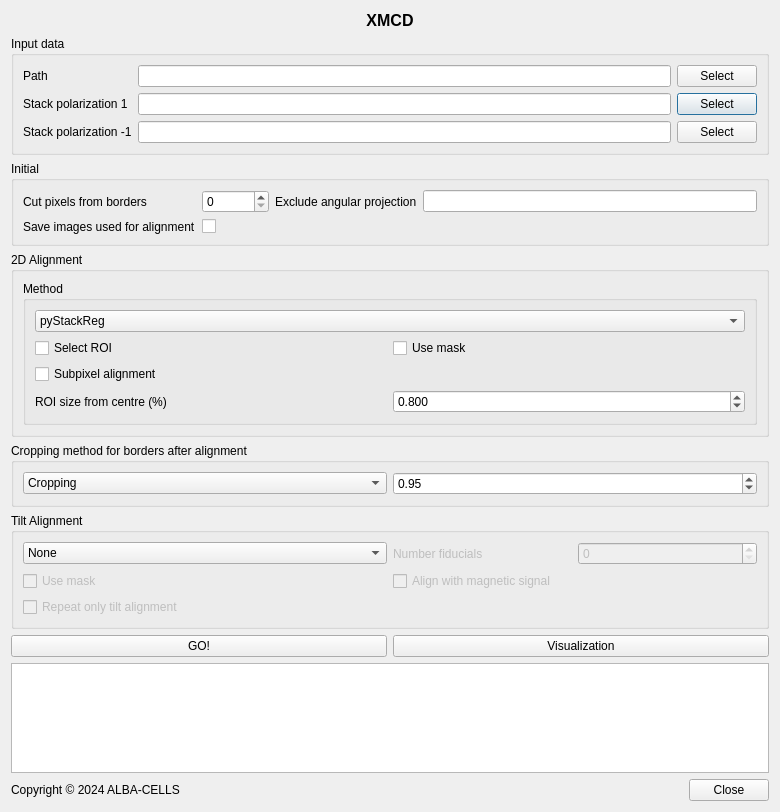
<?xml version="1.0" encoding="UTF-8"?>
<ui version="4.0">
 <class>magnetismXMCD</class>
 <widget class="QDialog" name="magnetismXMCD">
  <property name="geometry">
   <rect>
    <x>0</x>
    <y>0</y>
    <width>780</width>
    <height>812</height>
   </rect>
  </property>
  <property name="maximumSize">
   <size>
    <width>16777215</width>
    <height>16777215</height>
   </size>
  </property>
  <property name="windowTitle">
   <string>MARTApp</string>
  </property>
  <property name="windowIcon">
   <iconset>
    <normaloff>ALBA_positiu.png</normaloff>ALBA_positiu.png</iconset>
  </property>
  <layout class="QVBoxLayout" name="verticalLayout_5">
   <item>
    <layout class="QVBoxLayout" name="verticalLayout_2">
     <item>
      <widget class="QLabel" name="label_8">
       <property name="font">
        <font>
         <pointsize>12</pointsize>
         <weight>75</weight>
         <bold>true</bold>
        </font>
       </property>
       <property name="toolTip">
        <string>This pipeline computes the absorbtion and the signal of two given polarization stacks previously computed using the magnetism pipeline. It offers different 2D alignment and cropping methods, and (tilt) aligns using OpticalFlow.
[exclude angles] &gt;&gt; [crop] &gt;&gt; [create mask] &gt;&gt; 2D alignment polarizations &gt;&gt; crop &gt;&gt; compensation &gt;&gt; -ln(stacks) &gt;&gt; pos_stack +- neg_stack &gt;&gt; [tilt alignment]</string>
       </property>
       <property name="text">
        <string>XMCD</string>
       </property>
       <property name="alignment">
        <set>Qt::AlignCenter</set>
       </property>
      </widget>
     </item>
     <item>
      <widget class="QGroupBox" name="groupBox_7">
       <property name="title">
        <string>Input data</string>
       </property>
       <layout class="QGridLayout" name="gridLayout_8">
        <item row="0" column="0">
         <layout class="QGridLayout" name="gridLayout_9">
          <item row="2" column="0">
           <widget class="QLabel" name="label_9">
            <property name="toolTip">
             <string>Path of HDF5 file with the normalized stack for polarization -1.</string>
            </property>
            <property name="text">
             <string>Stack polarization -1</string>
            </property>
           </widget>
          </item>
          <item row="1" column="2">
           <widget class="QPushButton" name="selectStack1_pushButton">
            <property name="text">
             <string>Select</string>
            </property>
           </widget>
          </item>
          <item row="1" column="1">
           <widget class="QLineEdit" name="stack1_lineEdit"/>
          </item>
          <item row="0" column="0">
           <widget class="QLabel" name="label_10">
            <property name="toolTip">
             <string>Path of the data to save</string>
            </property>
            <property name="text">
             <string>Path</string>
            </property>
           </widget>
          </item>
          <item row="1" column="0">
           <widget class="QLabel" name="label_11">
            <property name="toolTip">
             <string>Path of HDF5 file with the normalized stack for polarization +1.</string>
            </property>
            <property name="text">
             <string>Stack polarization 1</string>
            </property>
           </widget>
          </item>
          <item row="0" column="2">
           <widget class="QPushButton" name="selectPath_pushButton">
            <property name="text">
             <string>Select</string>
            </property>
           </widget>
          </item>
          <item row="0" column="1">
           <widget class="QLineEdit" name="path_lineEdit"/>
          </item>
          <item row="2" column="1">
           <widget class="QLineEdit" name="stack2_lineEdit"/>
          </item>
          <item row="2" column="2">
           <widget class="QPushButton" name="selectStack2_pushButton">
            <property name="text">
             <string>Select</string>
            </property>
           </widget>
          </item>
         </layout>
        </item>
       </layout>
      </widget>
     </item>
     <item>
      <widget class="QGroupBox" name="groupBox_8">
       <property name="title">
        <string>Initial</string>
       </property>
       <layout class="QHBoxLayout" name="horizontalLayout_11">
        <item>
         <layout class="QGridLayout" name="gridLayout_3">
          <item row="0" column="0">
           <widget class="QLabel" name="label_12">
            <property name="toolTip">
             <string>Number of pixels to cut the image from every border.</string>
            </property>
            <property name="text">
             <string>Cut pixels from borders</string>
            </property>
           </widget>
          </item>
          <item row="0" column="1">
           <widget class="QSpinBox" name="pxCutFromBorders_spinBox">
            <property name="maximum">
             <number>99999999</number>
            </property>
           </widget>
          </item>
          <item row="0" column="2">
           <widget class="QLabel" name="label_13">
            <property name="toolTip">
             <string>List of samples images in the stack to be exlcuded. The number in the stack (not the angle) should be indicated.
Stacks starts in 0.</string>
            </property>
            <property name="text">
             <string>Exclude angular projection</string>
            </property>
           </widget>
          </item>
          <item row="0" column="3">
           <widget class="QLineEdit" name="excludeSample_lineEdit"/>
          </item>
          <item row="1" column="0">
           <widget class="QLabel" name="label_2">
            <property name="text">
             <string>Save images used for alignment</string>
            </property>
           </widget>
          </item>
          <item row="1" column="1">
           <widget class="QCheckBox" name="saveToAlign_checkBox">
            <property name="text">
             <string/>
            </property>
           </widget>
          </item>
         </layout>
        </item>
       </layout>
      </widget>
     </item>
     <item>
      <widget class="QGroupBox" name="groupBox_9">
       <property name="title">
        <string>2D Alignment</string>
       </property>
       <layout class="QGridLayout" name="gridLayout_10">
        <item row="1" column="0">
         <widget class="QGroupBox" name="groupBox_10">
          <property name="toolTip">
           <string>Method used for the 2D alignment between polarizations.</string>
          </property>
          <property name="title">
           <string>Method</string>
          </property>
          <layout class="QGridLayout" name="gridLayout_11">
           <item row="3" column="0">
            <layout class="QGridLayout" name="gridLayout_12">
             <item row="2" column="0">
              <widget class="QLabel" name="label_14">
               <property name="toolTip">
                <string>ROI size from the center (in percentage, e.g. 0.5 or 0.8) for the alignment methods crosscorr and corrcoeff</string>
               </property>
               <property name="text">
                <string>ROI size from centre (%)</string>
               </property>
              </widget>
             </item>
             <item row="0" column="0">
              <widget class="QCheckBox" name="roi2DAli_checkBox">
               <property name="toolTip">
                <string>If indicated, the alignment will be done with a ROI and the given shift will be used for the entire images.</string>
               </property>
               <property name="text">
                <string>Select ROI</string>
               </property>
              </widget>
             </item>
             <item row="0" column="1">
              <widget class="QCheckBox" name="mask2DAli_checkBox">
               <property name="toolTip">
                <string>If indicated, the 2D alignment between polarization (angle-angle) is going to be done using a mask (tanh of images) as intermediary.</string>
               </property>
               <property name="text">
                <string>Use mask</string>
               </property>
              </widget>
             </item>
             <item row="2" column="1">
              <widget class="QDoubleSpinBox" name="roiSize2DAli_doubleSpinBox">
               <property name="decimals">
                <number>3</number>
               </property>
               <property name="maximum">
                <double>1.000000000000000</double>
               </property>
               <property name="singleStep">
                <double>0.010000000000000</double>
               </property>
               <property name="value">
                <double>0.800000000000000</double>
               </property>
              </widget>
             </item>
             <item row="1" column="0">
              <widget class="QCheckBox" name="subpixelAli_checkBox">
               <property name="text">
                <string>Subpixel alignment</string>
               </property>
              </widget>
             </item>
            </layout>
           </item>
           <item row="0" column="0">
            <widget class="QComboBox" name="algorithm2DAli_comboBox">
             <property name="toolTip">
              <string>Select algorithm for 2D alignment</string>
             </property>
             <item>
              <property name="text">
               <string>pyStackReg</string>
              </property>
             </item>
             <item>
              <property name="text">
               <string>Cross-Correlation Fourier</string>
              </property>
             </item>
             <item>
              <property name="text">
               <string>Cross-Correlation</string>
              </property>
             </item>
             <item>
              <property name="text">
               <string>Correlation Coefficient</string>
              </property>
             </item>
             <item>
              <property name="text">
               <string>OpticalFlow</string>
              </property>
             </item>
            </widget>
           </item>
          </layout>
         </widget>
        </item>
       </layout>
      </widget>
     </item>
     <item>
      <widget class="QGroupBox" name="groupBox_12">
       <property name="toolTip">
        <string>Choose if after the 2D alignment the image should be cropped or whether the pixels with value less than 0.1 should be filled with ones in order to create background and void problems with the natural logarithm.</string>
       </property>
       <property name="title">
        <string>Cropping method for borders after alignment</string>
       </property>
       <layout class="QHBoxLayout" name="horizontalLayout_15">
        <item>
         <layout class="QGridLayout" name="gridLayout">
          <item row="0" column="1">
           <widget class="QDoubleSpinBox" name="croppingSize_doubleSpinBox">
            <property name="maximum">
             <double>1.000000000000000</double>
            </property>
            <property name="singleStep">
             <double>0.100000000000000</double>
            </property>
            <property name="value">
             <double>0.950000000000000</double>
            </property>
           </widget>
          </item>
          <item row="0" column="0">
           <widget class="QComboBox" name="croppingMethod_comboBox">
            <item>
             <property name="text">
              <string>Cropping</string>
             </property>
            </item>
            <item>
             <property name="text">
              <string>Filling</string>
             </property>
            </item>
           </widget>
          </item>
         </layout>
        </item>
       </layout>
      </widget>
     </item>
     <item>
      <widget class="QGroupBox" name="groupBox_11">
       <property name="title">
        <string>Tilt Alignment</string>
       </property>
       <layout class="QGridLayout" name="gridLayout_13">
        <item row="0" column="0">
         <layout class="QGridLayout" name="gridLayout_2">
          <item row="0" column="0">
           <widget class="QComboBox" name="algorithmTiltAli_comboBox">
            <item>
             <property name="text">
              <string>None</string>
             </property>
            </item>
            <item>
             <property name="text">
              <string>pyStackReg</string>
             </property>
            </item>
            <item>
             <property name="text">
              <string>CT Align</string>
             </property>
            </item>
            <item>
             <property name="text">
              <string>Optical Flow</string>
             </property>
            </item>
           </widget>
          </item>
          <item row="1" column="0">
           <widget class="QCheckBox" name="maskTiltAli_checkBox">
            <property name="enabled">
             <bool>false</bool>
            </property>
            <property name="toolTip">
             <string>If indicated, the tilt alignment of the absorption and the signal stacks is going to be done using a mask (tanh of images) as intermediary.</string>
            </property>
            <property name="text">
             <string>Use mask</string>
            </property>
           </widget>
          </item>
          <item row="0" column="1">
           <layout class="QHBoxLayout" name="horizontalLayout_2">
            <item>
             <widget class="QLabel" name="label">
              <property name="enabled">
               <bool>false</bool>
              </property>
              <property name="text">
               <string>Number fiducials</string>
              </property>
             </widget>
            </item>
            <item>
             <widget class="QSpinBox" name="nfid_spinBox">
              <property name="enabled">
               <bool>false</bool>
              </property>
              <property name="toolTip">
               <string>Value of number of fiducials for tilt alignment with CT Align</string>
              </property>
              <property name="maximum">
               <number>999999999</number>
              </property>
              <property name="displayIntegerBase">
               <number>30</number>
              </property>
             </widget>
            </item>
           </layout>
          </item>
          <item row="2" column="0">
           <widget class="QCheckBox" name="repeatTiltAlign_checkBox">
            <property name="enabled">
             <bool>false</bool>
            </property>
            <property name="text">
             <string>Repeat only tilt alignment</string>
            </property>
           </widget>
          </item>
          <item row="1" column="1">
           <widget class="QCheckBox" name="magTiltAli_checkBox">
            <property name="enabled">
             <bool>false</bool>
            </property>
            <property name="text">
             <string>Align with magnetic signal</string>
            </property>
            <property name="checkable">
             <bool>true</bool>
            </property>
           </widget>
          </item>
         </layout>
        </item>
       </layout>
      </widget>
     </item>
    </layout>
   </item>
   <item>
    <layout class="QHBoxLayout" name="horizontalLayout_9">
     <item>
      <widget class="QPushButton" name="start_pushButton">
       <property name="toolTip">
        <string>Execute pipeline &quot;magnetism_xmcd&quot;</string>
       </property>
       <property name="text">
        <string>GO!</string>
       </property>
      </widget>
     </item>
     <item>
      <widget class="QPushButton" name="visualization_pushButton">
       <property name="toolTip">
        <string>Open HDF5 with Napari</string>
       </property>
       <property name="text">
        <string>Visualization</string>
       </property>
      </widget>
     </item>
    </layout>
   </item>
   <item>
    <widget class="QTextBrowser" name="notes"/>
   </item>
   <item>
    <layout class="QHBoxLayout" name="horizontalLayout">
     <item>
      <widget class="QLabel" name="label_3">
       <property name="text">
        <string>Copyright © 2024 ALBA-CELLS</string>
       </property>
      </widget>
     </item>
     <item>
      <widget class="QDialogButtonBox" name="buttonBox">
       <property name="orientation">
        <enum>Qt::Horizontal</enum>
       </property>
       <property name="standardButtons">
        <set>QDialogButtonBox::Close</set>
       </property>
      </widget>
     </item>
    </layout>
   </item>
  </layout>
 </widget>
 <tabstops>
  <tabstop>path_lineEdit</tabstop>
  <tabstop>selectPath_pushButton</tabstop>
  <tabstop>stack1_lineEdit</tabstop>
  <tabstop>selectStack1_pushButton</tabstop>
  <tabstop>stack2_lineEdit</tabstop>
  <tabstop>selectStack2_pushButton</tabstop>
  <tabstop>pxCutFromBorders_spinBox</tabstop>
  <tabstop>excludeSample_lineEdit</tabstop>
  <tabstop>roiSize2DAli_doubleSpinBox</tabstop>
  <tabstop>start_pushButton</tabstop>
  <tabstop>visualization_pushButton</tabstop>
  <tabstop>notes</tabstop>
 </tabstops>
 <resources/>
 <connections>
  <connection>
   <sender>buttonBox</sender>
   <signal>accepted()</signal>
   <receiver>magnetismXMCD</receiver>
   <slot>accept()</slot>
   <hints>
    <hint type="sourcelabel">
     <x>227</x>
     <y>732</y>
    </hint>
    <hint type="destinationlabel">
     <x>157</x>
     <y>274</y>
    </hint>
   </hints>
  </connection>
  <connection>
   <sender>buttonBox</sender>
   <signal>rejected()</signal>
   <receiver>magnetismXMCD</receiver>
   <slot>reject()</slot>
   <hints>
    <hint type="sourcelabel">
     <x>295</x>
     <y>738</y>
    </hint>
    <hint type="destinationlabel">
     <x>286</x>
     <y>274</y>
    </hint>
   </hints>
  </connection>
 </connections>
</ui>
